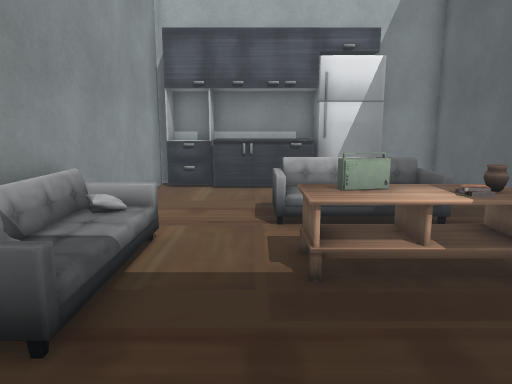
View 1 (above)

13 first-person views from a walk through a scene from a Unity 3-D project. The camera is 1.5 m above the floor, tilts 10° down and sees 70° across. The floor is counted in squares, 0.6 m on a side. Each view is taken from the middle of a square. On the plan, view 1 faces up. The plan holds only what a view shows up to about 20 squares ahead; the rest is blank. The player is left out.

View 2
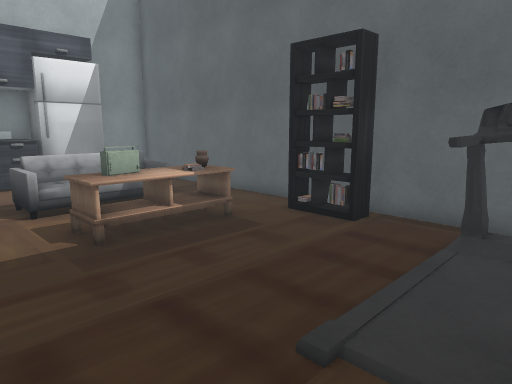

View 3
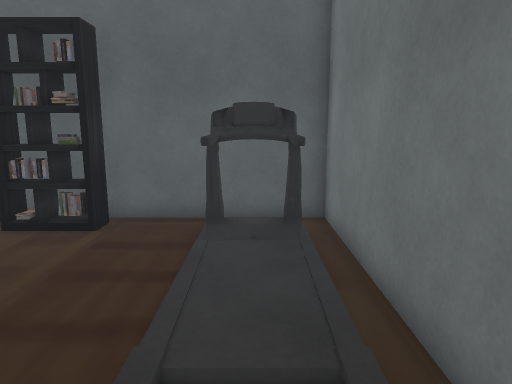

View 4
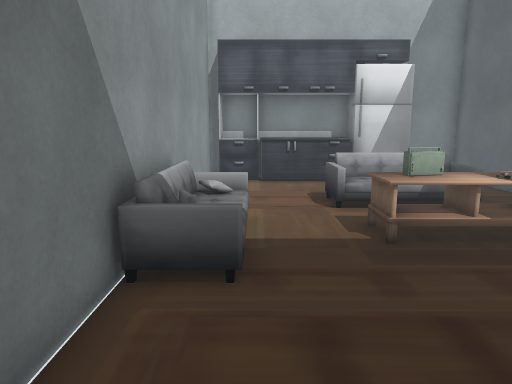

View 5
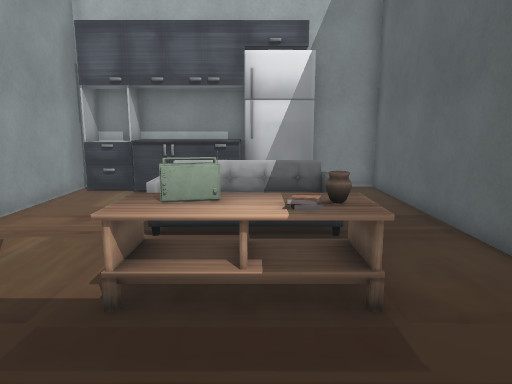

View 6
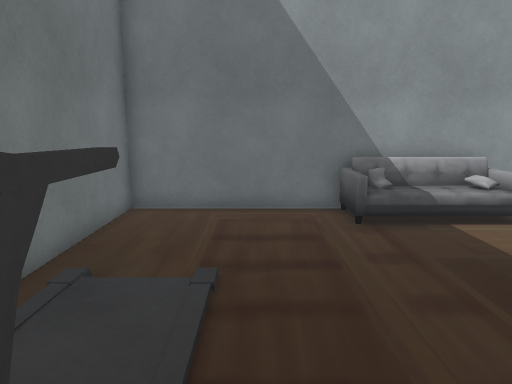

View 7
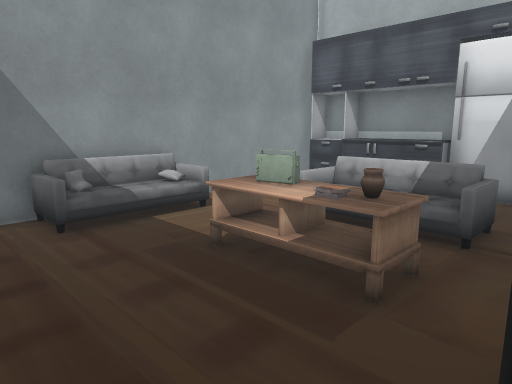

View 8
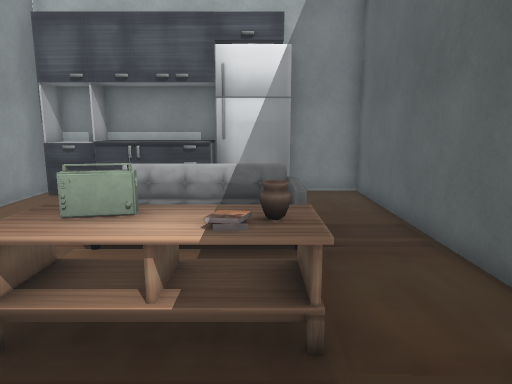

View 9
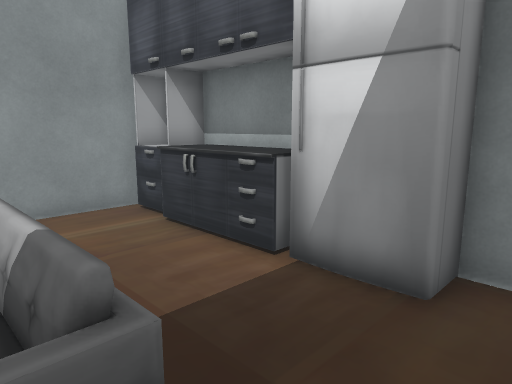

View 10
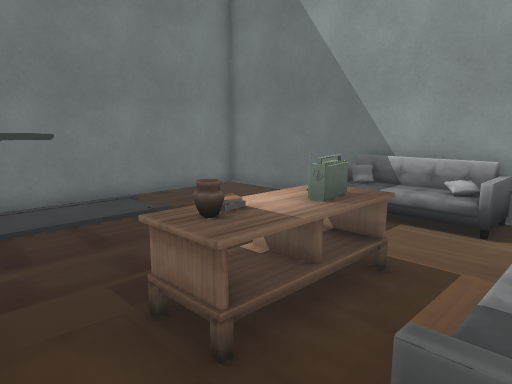

View 11
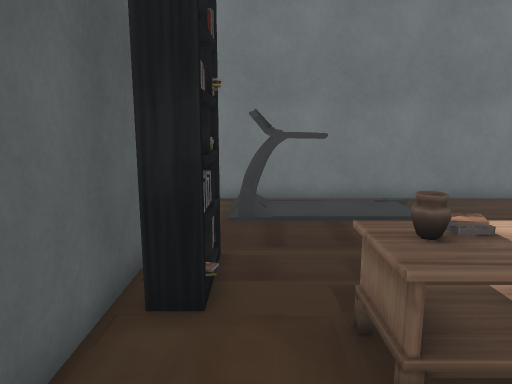

View 12
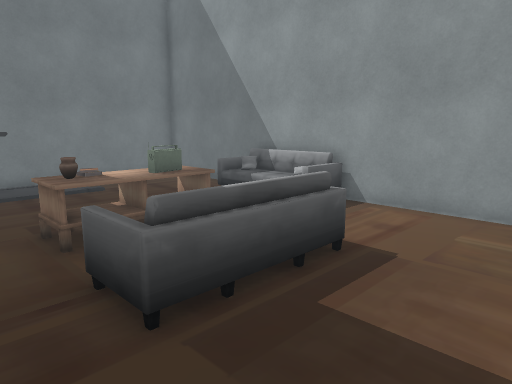

View 13
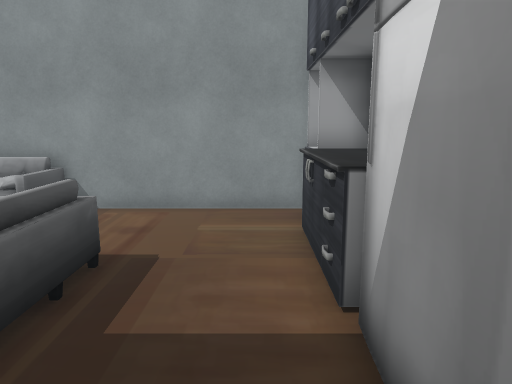

### Floor plan
Key: @ floor where view 1 was taken; # wall or solid block; . floor; = window, fence, low wall or low ledge; ^ raised ledge; S sofa; T table; R radio; A vase; B bookshelf; O other object.
Columns run from 4 left of view 1 to 8 right of it. Each row starts with its distance up from view 1.
 17 ######## ####
 16 #^^^^^^###..#
 15 #==^^^^###..#
 14 #...........#
 13 #...........#
 12 #...........#
 11 #....SSSS...#
 10 #....SOOO...#
  9 #....S...S..#
  8 SO..........#
  7 #O...TRTAT..#
  6 #O...TRTAT..#
  5 #O.........B#
  4 SS.........B#
  3 #..........##
  2 #...........#
  1 #...........#
  0 #...@...OOO.#
 -1 #.....   OO.#
 -2 #.......OOO.#
 -3 #############

Where each view was taken, in squares from view 1:
view 1: 0 up, 0 right, facing up
view 2: 2 down, 2 left, facing up-right
view 3: 1 down, 2 left, facing right
view 4: 2 down, 2 left, facing up
view 5: 1 up, 3 right, facing up
view 6: 1 up, 7 right, facing left
view 7: 1 up, 7 right, facing up-left
view 8: 2 up, 4 right, facing up
view 9: 10 up, 7 right, facing up-left
view 10: 10 up, 7 right, facing down-left
view 11: 10 up, 6 right, facing down
view 12: 15 up, 7 right, facing down-left
view 13: 14 up, 7 right, facing left
